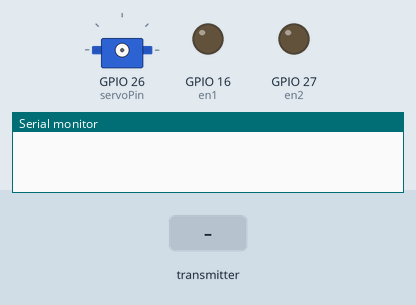
Recording of a sketch running on a simulated ESP32. Shown: servo, output pins drawn as LEDs (lit = HIGH), the last lines printed to the serial monitor. Inputs (shaded band) come from the test bench. No radio packets arrive unless stated.

Above: at 1.2 s.
1.3 s: the transmitter starts sending x = 0
2.8 s: the transmitter starts sending y = 25
At 3.2 s:
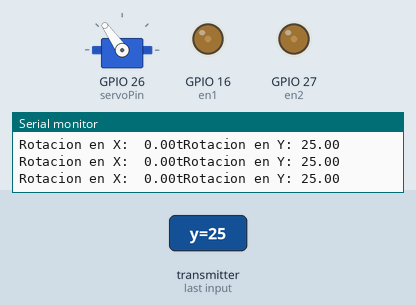
4.3 s: the transmitter starts sending x = 25
At 5.5 s:
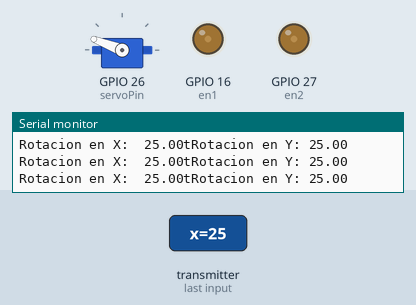
5.8 s: the transmitter starts sending y = 0
At 6.7 s:
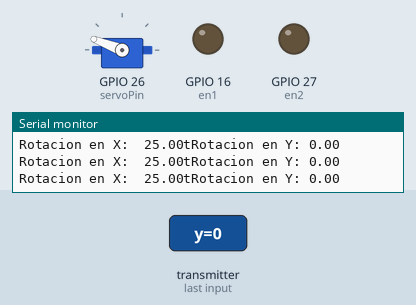
7.3 s: the transmitter starts sending x = 50
At 8.0 s:
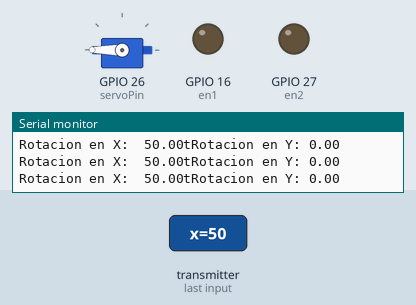
8.8 s: the transmitter starts sending y = 50
At 10.2 s:
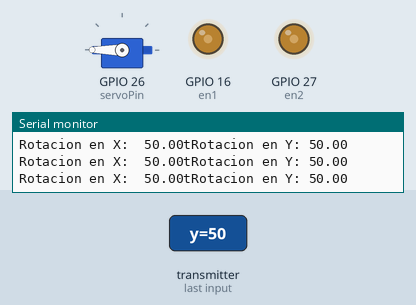
Timing chart, 0 to 11.3 s (numbered marks = the images above; inputs shaded):
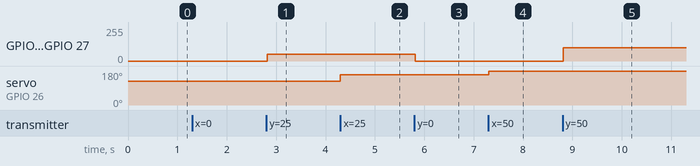

The sketch:

carrito.ino
```cpp
#include <ESP32_Servo.h>
#include <RF24.h>
#include <RF24_config.h>
#include <nRF24L01.h>
#include <printf.h>
#include <SPI.h>


RF24 radio(2, 5);
const uint64_t address = 0xF0F0F0F0E1LL;
float x, y;


struct Datos_xy{        //Se declara un objeto con 2 variables, x-y
  float x, y;
};

Datos_xy data;

Servo myservo;

int en1 = 16, m11 = 17, m12 = 21, m21 = 22, m22 = 23, en2 = 27, servoPin = 26;


void setup() {
  Serial.begin(115200);
  radio.begin();
  radio.openReadingPipe(0, address);   //Setting the address at which we will receive the data
  radio.setPALevel(RF24_PA_MAX);       //You can set this as minimum or maximum depending on the distance between the transmitter and receiver.
  radio.startListening();

}


void servo(){
  myservo.attach(servoPin);  // conecta el servo en el pin 3 al objeto servo
  float datoX=data.x;// Se le da el valor de x a datoX
  int  val = map(datoX, -40, 40, 70, 180);     // (valor recibido, de minimo, de maximo, a minimo, a maximo)
  myservo.write(val);                        //establece la posición del servo de acuerdo con el valor escalado
  Serial.print("Rotacion en X:  ");
  Serial.print(datoX);
  delay(15);
}


void velocidad(){
  float datoY = data.y;
  Serial.print("tRotacion en Y: ");
  Serial.println(datoY);

  if(datoY>=-6&&datoY<=6){

    digitalWrite(m11,LOW);
    digitalWrite(m12,LOW);
    digitalWrite(m21,LOW);
    digitalWrite(m22,LOW);
    analogWrite(en1,0);
    analogWrite(en2,0);

  } else if(datoY>6&&datoY<=70){

    float vx= datoY * 2;
    digitalWrite(m11,LOW);
    digitalWrite(m12,HIGH);
    digitalWrite(m21,LOW);
    digitalWrite(m22,HIGH);
    analogWrite(en1,vx);
    analogWrite(en2,vx);

  } else if(datoY>70){

    digitalWrite(m11,LOW);
    digitalWrite(m12,HIGH);
    digitalWrite(m21,LOW);
    digitalWrite(m22,HIGH);
    analogWrite(en1,125);
    analogWrite(en2,125);

  } else if(datoY<6 && datoY>=-70){

    float vx=datoY*-2;
    digitalWrite(m11,HIGH);
    digitalWrite(m12,LOW);
    digitalWrite(m21,HIGH);
    digitalWrite(m22,LOW);
    analogWrite(en1,vx);
    analogWrite(en2,vx);

  } else if(datoY>-70){

    digitalWrite(m11,HIGH);
    digitalWrite(m12,LOW);
    digitalWrite(m21,HIGH);
    digitalWrite(m22,LOW);
    analogWrite(en1,125);
    analogWrite(en2,125);

  }
}

int recvData(){
  if (radio.available()) {

    radio.read(&data, sizeof(Datos_xy));
    return 1;

  }

  return 0;
}


void loop() {
  if(recvData()){
    servo();
    velocidad();

  }

}
```

Measured:
- after the input at 2.8 s, GPIO 16 (en1), GPIO 27 (en2): 0/255 → 50/255 at once
- after the input at 4.3 s, servo on GPIO 26 (servoPin): 125° → 159° at once
- after the input at 5.8 s, GPIO 16 (en1), GPIO 27 (en2): 50/255 → 0/255 at once
- after the input at 7.3 s, servo on GPIO 26 (servoPin): 159° → 180° at once
- after the input at 8.8 s, GPIO 16 (en1), GPIO 27 (en2): 0/255 → 100/255 at once
